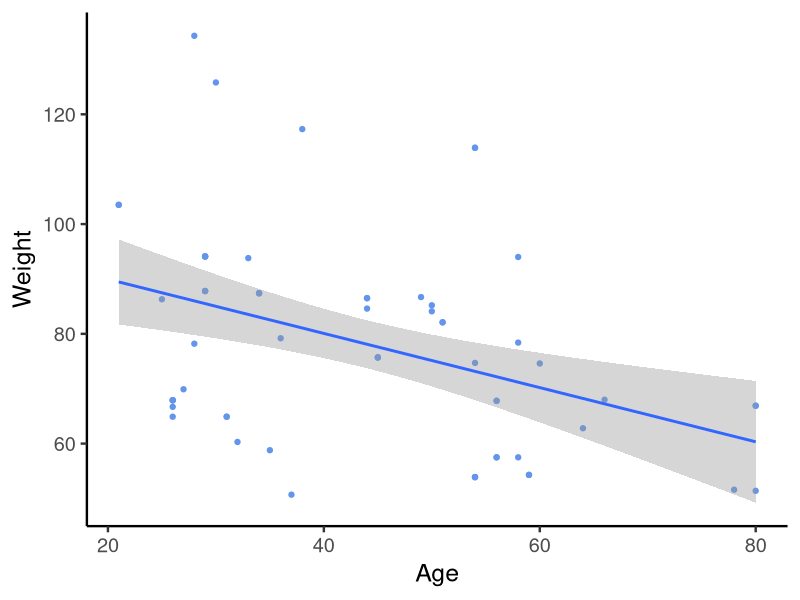
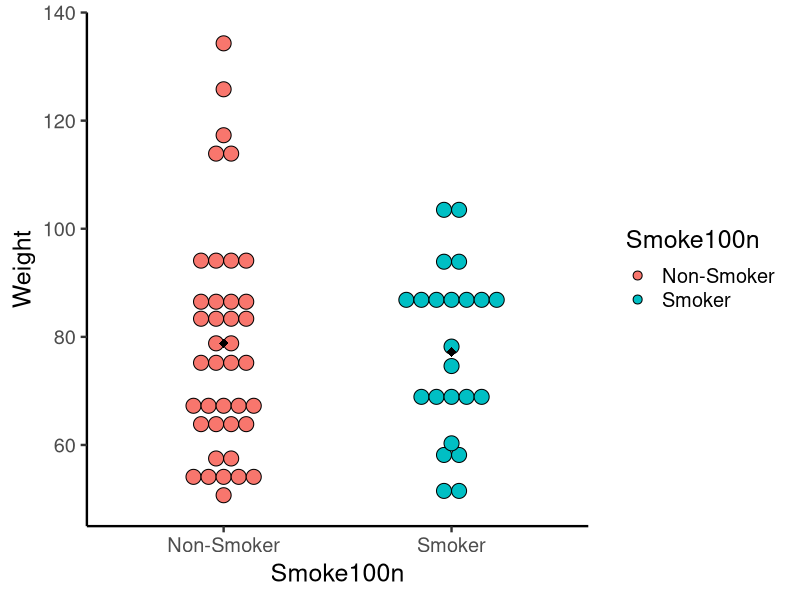
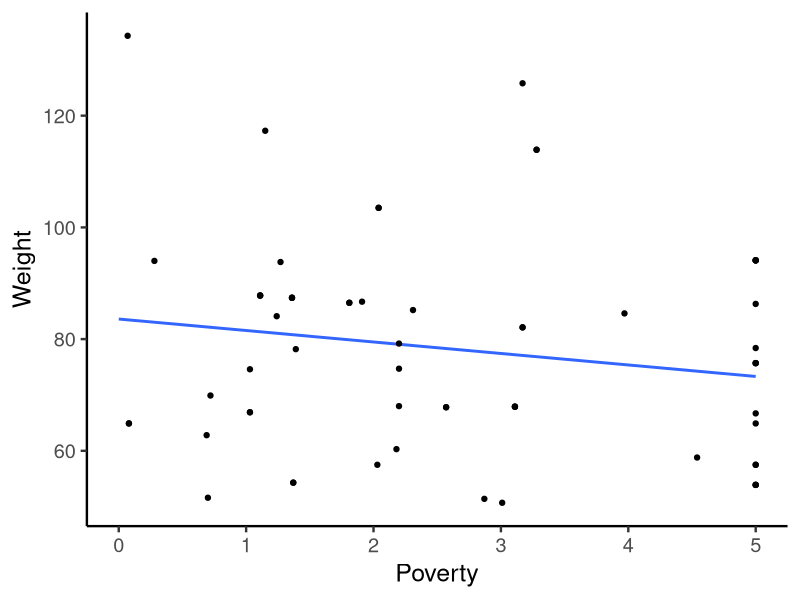
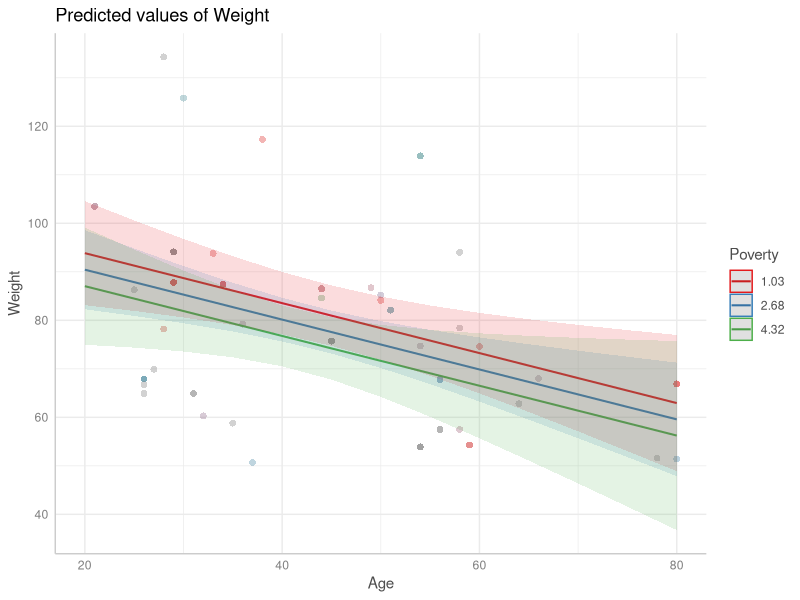
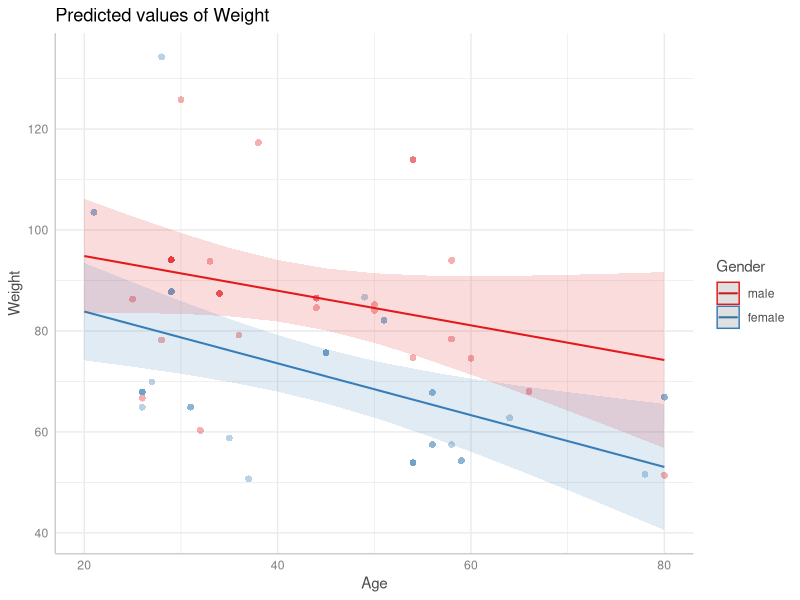
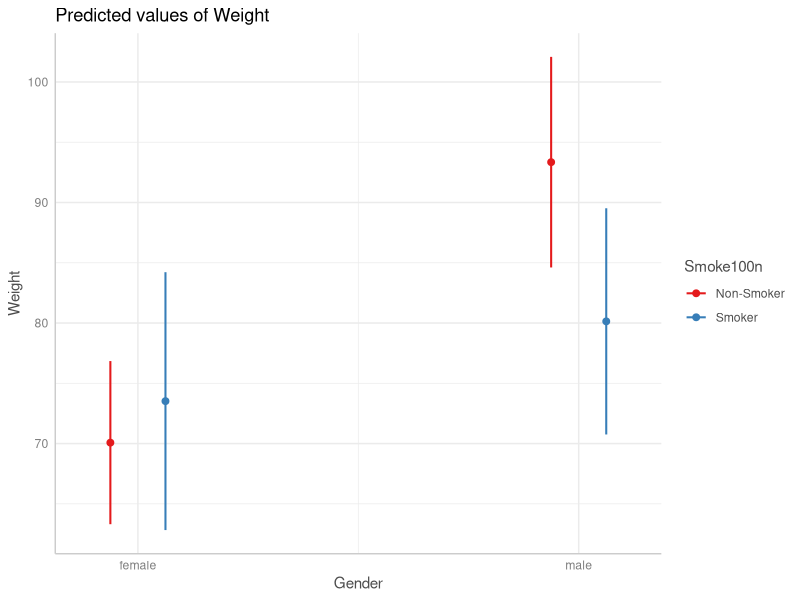

Generate these figures, in order, with R:
## ---- chunk 1
library(tidyverse)
library(psych)
library(ggeffects)
## ---- chunk 2
#| code-fold: true
nhanes = read.csv("nhanes_small.csv")
nhanes = na.omit(nhanes)

describe(nhanes)

## ---- chunk 3
#| code-fold: true
summary(lm(Weight ~ Age, data = nhanes))
## ---- chunk 4
#| code-fold: true
ggplot(data = nhanes, aes(x = Age, y = Weight)) +
  geom_point(color = "cornflowerblue") +
  geom_smooth(method = "lm") +
  theme_classic(base_size = 18)
## ---- chunk 5
#| code-fold: true
summary(lm(Weight ~ Smoke100n, data = nhanes))
## ---- chunk 6
#| code-fold: true
ggplot(data = nhanes, aes(x = Smoke100n, y = Weight)) +
  geom_dotplot(binaxis = "y", stackdir = "center",
               aes(fill = Smoke100n)) +
  stat_summary(fun=mean, geom="point", shape=18,
               size=3, color="black") +
  theme_classic(base_size = 18)

## ---- chunk 7
#| code-fold: true
summary(lm(Weight ~ Age + Poverty, data = nhanes))
## ---- chunk 8
#| code-fold: true
covar.model = lm(Weight ~ Age + Poverty, data = nhanes)

output = predict_response(covar.model, terms = "Poverty")

output
## ---- chunk 9
tibble(output)
## ---- chunk 10
#| code-fold: true
ggplot(data = output, aes(x = x, y = predicted)) +
  geom_smooth(method = "lm") +
  geom_point(data = nhanes, aes(x = Poverty, y = Weight)) +
  theme_classic(base_size = 18) + xlab("Poverty") + ylab("Weight")
## ---- chunk 11
#| code-fold: true
summary(lm(Weight ~ Age * Poverty, data = nhanes))
## ---- chunk 12
#| code-fold: true
cont.inter = lm(Weight ~ Age * Poverty, data = nhanes)

output.cont.inter = predict_response(cont.inter, terms = c("Age", "Poverty [meansd]"))

output.cont.inter

## ---- chunk 13
tibble(output.cont.inter)
## ---- chunk 14
#| code-fold: true
plot(output.cont.inter,show_data = TRUE)
## ---- chunk 15
#| code-fold: true
summary(lm(Weight ~ Age * Gender, data = nhanes))
## ---- chunk 16
#| code-fold: true
mixed.inter = lm(Weight ~ Age * Gender, data = nhanes)

output.mixed.inter = predict_response(mixed.inter, terms = c("Age", "Gender"))

output.mixed.inter
## ---- chunk 17
tibble(output.mixed.inter)
## ---- chunk 18
#| code-fold: true
plot(output.mixed.inter,show_data = TRUE)
## ---- chunk 19
#| code-fold: true
summary(lm(Weight ~ Gender * Smoke100n, data = nhanes))
## ---- chunk 20
#| code-fold: true
nhanes$Gender = factor(nhanes$Gender)
nhanes$Smoke100n = factor(nhanes$Smoke100n)
cat.inter = lm(Weight ~ Gender * Smoke100n, data = nhanes)

output.cat.inter = predict_response(cat.inter, terms = c("Gender", "Smoke100n"))

output.cat.inter
## ---- chunk 21
tibble(output.cat.inter)
## ---- chunk 22
#| code-fold: true
plot(output.cat.inter)
